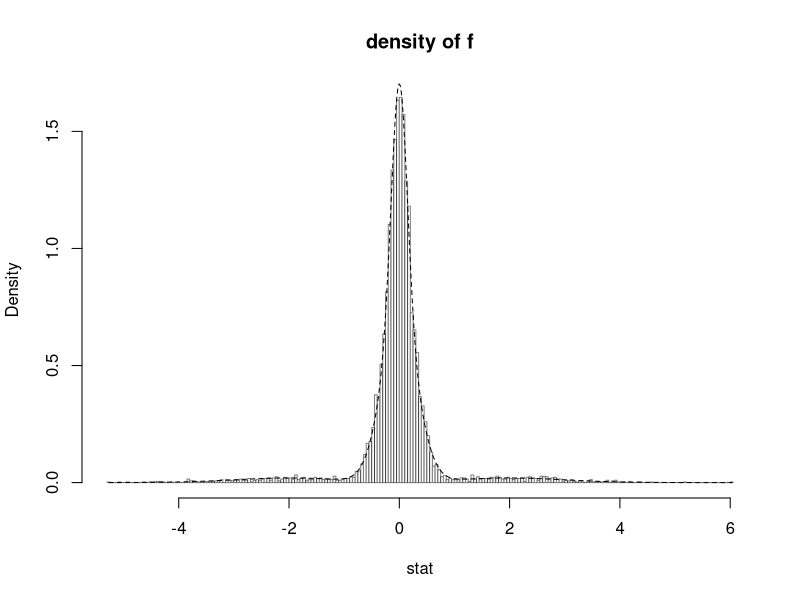
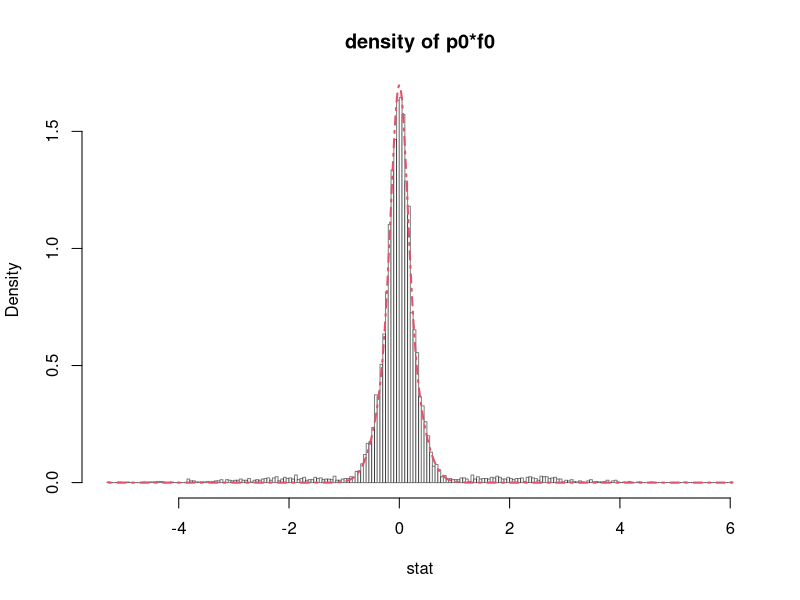

Write the R code that produced these figures, in order.
# 2 null, 2 alter
# return (data, liklihood of f, liklihood of f0, true fdr, plot)
# n : data size, p : null ratio, p0 : ratio of N(mean1, var1) [that means (1 - p0) is ratio of N(mean2, var2)]
# eta : ratio of left side alter 
# m1 : mean1, v1 : var1, m2 : mean2, var2 : var2, df : df of alter ~ t(df), adj : adjust value of alternative dist
# plot : if T, draw histogram, & density of f(generated values)


rdat <- function(n = 8000, p = 0.9, p0 = 0.6, eta = 0.5,
                 m1 = 0, v1 = 0.1, m2 = 0, v2 = 0.02, df = 20, adj = 2, plot = T){
  
  #  data 
  n0 <- sum(rbinom(n, 1, p))
  n00 <- sum(rbinom(n0, 1, p0))
  n01 <- n0 - n00
  
  n1 <- n - n0
  n10 <- sum(rbinom(n1, 1, eta))
  n11 <- n1 - n10
  
  nulltype <- rep(c(0, 1), times = c(n0, n1))
  side <- rep(c(0, 1, 0, 1), times = c(n00, n01, n10, n11))
  value <- c(rnorm(n00, m1, sqrt(v1)), rnorm(n01, m2, sqrt(v2)), (rt(n10, df) - adj), (rt(n11, df) + adj))
  
  data <- data.frame(nulltype, side, value)
  
  # liklihood of f
  vr <- range(value)
  vr_seq <- seq(vr[1], vr[2], 0.01)
  
  f <- p * p0 * dnorm(vr_seq, m1, sqrt(v1)) + p * (1 - p0) * dnorm(vr_seq, m2, sqrt(v2)) +
    (1 - p) * eta * dt(vr_seq - adj, df) + (1 - p) * (1 - eta) * dt(vr_seq + adj, df)
  f0 <- p0 * dnorm(vr_seq, m1, sqrt(v1)) + (1- p0) * dnorm(vr_seq, m2, sqrt(v2))
  f1 <- eta * dt(vr_seq - adj, df) + (1 - eta) * dt(vr_seq + adj, df)
  true_fdr <- p*f0/f
  
  stats <- data.frame(stat = vr_seq, f, f0, f1, true_fdr)
  
  # plot 
  if (plot){
    hist(value, freq = F, nclass = 300, col = 0, border = adjustcolor(1, 0.5), main = "density of f",
         xlab = "stat")
    lines(vr_seq, f, type = "l", lty = 2)
  }
  
  return(list(data = data, stats = stats))
}

rdata <- rdat()

data <- rdata$data
stats <- rdata$stats

hist(data$value, freq = F, nclass = 300, col = 0, border = adjustcolor(1, 0.5),
     main = "density of p0*f0", xlab = "stat")
lines(stats$stat, stats$f0 * 0.9, type = "l", lty = 4, col = 2, lwd  = 2)
